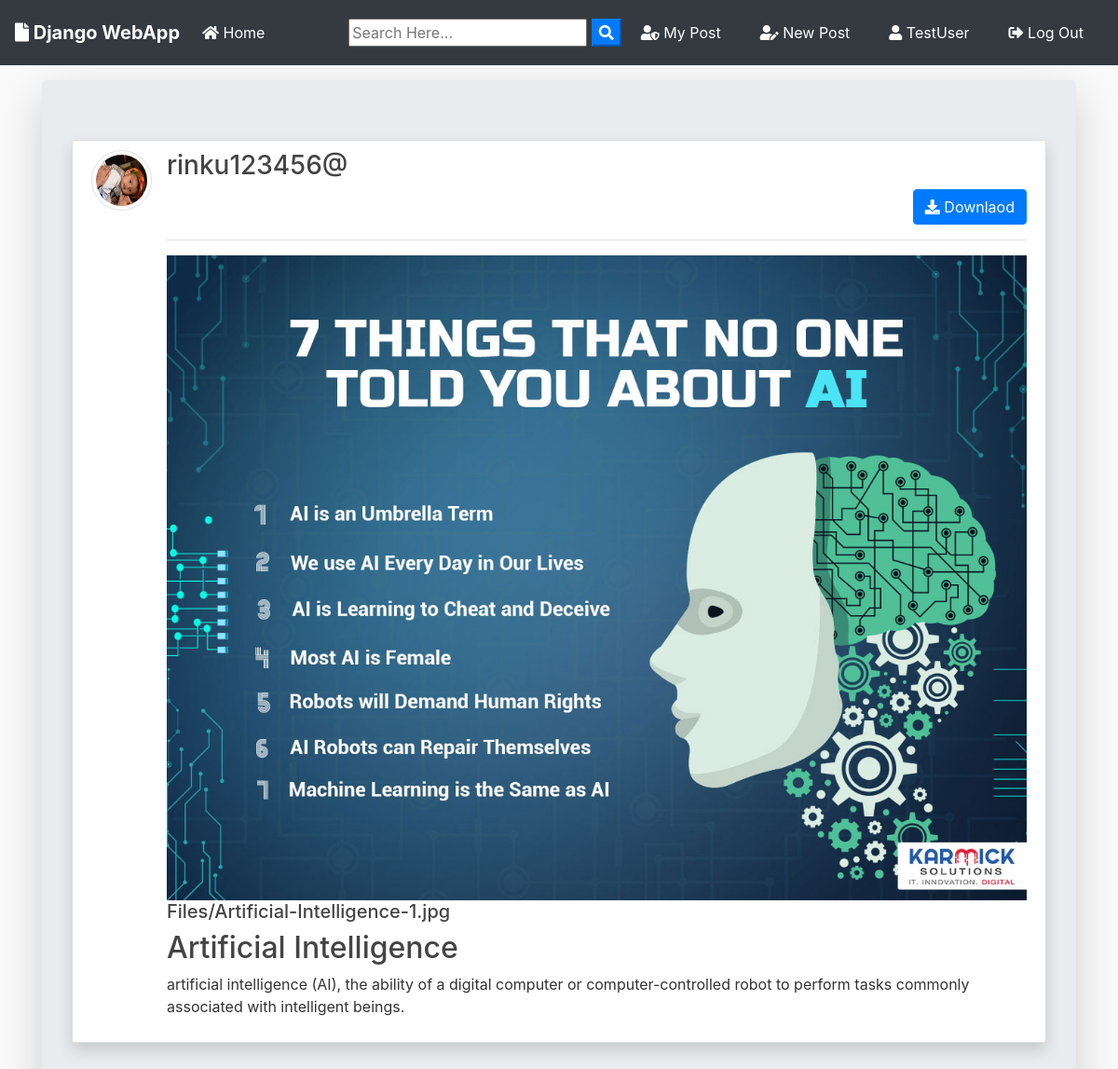
Screenshot of /post/17/ (signed in) with the database file from the repository.
### blog/models.py (models this page shows, shortened)
class Post(models.Model):
	title = models.CharField(max_length=100)
	file = models.FileField(null=True,blank=True,upload_to='Files')
	content = models.TextField()
	date_posted = models.DateTimeField(default=timezone.now)
	author = models.ForeignKey(User, on_delete=models.CASCADE)
	def extension(self):
		name, extension = os.path.splitext(self.file.name)
		return extension

### users/models.py (models this page shows, shortened)
class Profile(models.Model):
    user = models.OneToOneField(User, on_delete=models.CASCADE)
    image = models.ImageField(default='default.jpg', upload_to='profile_pics')

### blog/views.py (the view)
# urls.py: path('post/<int:pk>/', PostDetailView.as_view(), name='post-detail'),
class PostDetailView(DetailView):
    model = Post
    template_name = 'blog/post_detail.html'

### blog/templates/blog/post_detail.html (shortened to what this page needs)
{% extends "blog/base.html" %}
{% block content %}
<div class="jumbotron mt-3 shadow-lg">
<article class="media content-section shadow ">
   <a href="{{ object.author.profile.image.url }} " target="_blank"> <img src="{{ object.author.profile.image.url }}  " alt="" class="article-img rounded-circle img-thumbnail img-fluid">
   </a>
    <div class="media-body">
      <div class="">
        <div class="d-flex justify-content-between">
        <a class="mr-2 mt-0 mb-0  text-dark" href="{% url 'user-posts' object.author.username  %}"><h3>{{ object.author }}</h3></a>
        </div>
        {% if object.author != user %}
          <div class="form-group mt-0 pt-0 d-flex justify-content-end">
            <a href="{{ object.file.url }}" download class="btn btn-primary flex-last" type="submit"><i class="fas fa-download"></i> Downlaod</a>
          </div>
        {% endif %}
        <hr>
      </div>
      <div>
        {% if object.file %}
          {% if object.extension == '.jpg' or object.extension == 'jpeg' or object.extension == 'png' %}
            <a href="{{ object.file.url }}"  download ><img src="{{ object.file.url }}" alt="" class="img-fluid "></a>
            <a href="{{ object.file.url }}"  download class="text-dark"><h5>{{ object.file }}</h5></a>
          {% else %}
            <a href="{{ object.file.url }}"  download class="text-dark"><h5>{{ object.file }}</h5></a>
          {% endif %}
        {% endif %}
      </div>
      <h2>{{ object.title }}</h2>
      <p class="article-content">{{ object.content }}</p>
    </div>
  </article>
{% endblock content %}

### blog/templates/blog/base.html (shortened to what this page needs)
{% load static %}
<!doctype html>
<html lang="en">
  <head>
    <link rel="stylesheet" href="https://stackpath.bootstrapcdn.com/bootstrap/4.3.1/css/bootstrap.min.css">
    <link rel="stylesheet" href="https://use.fontawesome.com/releases/v5.8.1/css/all.css" >
    <link rel="stylesheet" href="{% static 'blog/main.css' %}">
</head>
  <body>
        <nav class="navbar navbar-expand-lg navbar-dark bg-dark">
                <a class="navbar-brand font-weight-bold" href="{% url 'blog-home' %}"><i class="fas fa-file"></i> Django WebApp</a>
                <div class="collapse navbar-collapse" id="navbarSupportedContent">
                  <ul class="navbar-nav mr-auto">
                    <li class="nav-item active">
                      <a class="nav-link" href="{% url 'blog-home' %}"><i class="fas fa-home"></i> Home <span class="sr-only">(current)</span></a>
                    </li>
                  </ul>
                  <form id="searchform" action="{% url 'search' %}" method="get">
                    <input type="text" name="q" type="text" value="{{ request.GET.q }}" placeholder="Search Here..." />
                    <button type="button" onclick="searchform.submit()" class=" text-white my-color btn-primary"><i class="fa fa-search"></i></button>
                </form>
                    {% if user.is_authenticated %}
                    <a href="{% url 'user-posts' user %}" class="btn text-white m-2"><i class="fas fa-user-shield"></i> My Post</a>
                    <a href="{% url 'post-create' %} " class="btn text-white m-2"><i class="fas fa-user-edit"></i> New Post</a>
                    <a href="{% url 'profile' %} " class="btn text-white m-2"><i class="fas fa-user"></i> {{ user.username }}</a>
                    <a href="{% url 'logout' %} " class="btn text-white m-2"><i class="fas fa-sign-out-alt"></i> Log Out</a>
                    {% else %}
                    <a href="{% url 'login' %} " class="btn text-white m-2"><i class="fas fa-user-tie"></i> Log In</a>
                    <a href="{% url 'register' %} " class="btn text-white m-2"> <i class="fas fa-sign-in-alt"></i> Sign Up</a>
                    {% endif %}
                </div>
              </nav>
      <div class="container my-bg">
    {% block content %}
    {% endblock  %}
</div>
  </body>
</html>

### blog/static/blog/main.css (style rules this page uses)
body { background: #fafafa; color: #333333; margin-top: 0; }
h1, h2, h3, h4, h5, h6 { color: #444444; }
ul { margin: 0; }
.content-section { background: #ffffff; padding: 10px 20px; border: 1px solid #dddddd; border-radius: 3px; margin-bottom: 20px; }
.article-content { white-space: pre-line; }
.article-img { height: 65px; width: 65px; margin-right: 16px; }

### rows the page displays
Post: author.profile.image (picture), author "rinku123456@", file (picture), file "Files/Artificial-Intelligence-1.jpg", title "Artificial Intelligence", content "artificial intelligence (AI), the ability of a digital computer or computer-controlled robot to perform tasks commonly associated with intelligent beings."

### other values shown
{{ user.username }} "TestUser"
